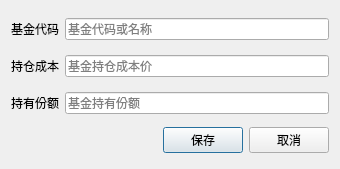
<?xml version="1.0" encoding="UTF-8"?>
<ui version="4.0">
 <class>AddFundDialog</class>
 <widget class="QDialog" name="AddFundDialog">
  <property name="geometry">
   <rect>
    <x>0</x>
    <y>0</y>
    <width>340</width>
    <height>169</height>
   </rect>
  </property>
  <property name="windowTitle">
   <string>Dialog</string>
  </property>
  <layout class="QGridLayout" name="gridLayout">
   <property name="bottomMargin">
    <number>9</number>
   </property>
   <item row="2" column="2">
    <widget class="QPushButton" name="cancelBtn">
     <property name="focusPolicy">
      <enum>Qt::NoFocus</enum>
     </property>
     <property name="text">
      <string>取消</string>
     </property>
    </widget>
   </item>
   <item row="2" column="1">
    <widget class="QPushButton" name="saveBtn">
     <property name="focusPolicy">
      <enum>Qt::TabFocus</enum>
     </property>
     <property name="text">
      <string>保存</string>
     </property>
     <property name="shortcut">
      <string>Return</string>
     </property>
    </widget>
   </item>
   <item row="2" column="0">
    <spacer name="horizontalSpacer">
     <property name="orientation">
      <enum>Qt::Horizontal</enum>
     </property>
     <property name="sizeHint" stdset="0">
      <size>
       <width>40</width>
       <height>20</height>
      </size>
     </property>
    </spacer>
   </item>
   <item row="0" column="0" colspan="3">
    <layout class="QGridLayout" name="gridLayout_2">
     <property name="verticalSpacing">
      <number>15</number>
     </property>
     <item row="0" column="0">
      <widget class="QLabel" name="Label">
       <property name="text">
        <string>基金代码</string>
       </property>
      </widget>
     </item>
     <item row="0" column="1">
      <widget class="QLineEdit" name="fundCode">
       <property name="placeholderText">
        <string>基金代码或名称</string>
       </property>
       <property name="clearButtonEnabled">
        <bool>true</bool>
       </property>
      </widget>
     </item>
     <item row="1" column="0">
      <widget class="QLabel" name="Label_2">
       <property name="text">
        <string>持仓成本</string>
       </property>
      </widget>
     </item>
     <item row="1" column="1">
      <widget class="QLineEdit" name="fundCost">
       <property name="placeholderText">
        <string>基金持仓成本价</string>
       </property>
       <property name="clearButtonEnabled">
        <bool>true</bool>
       </property>
      </widget>
     </item>
     <item row="2" column="0">
      <widget class="QLabel" name="Label_3">
       <property name="text">
        <string>持有份额</string>
       </property>
      </widget>
     </item>
     <item row="2" column="1">
      <widget class="QLineEdit" name="fundUnits">
       <property name="placeholderText">
        <string>基金持有份额</string>
       </property>
       <property name="clearButtonEnabled">
        <bool>true</bool>
       </property>
      </widget>
     </item>
    </layout>
   </item>
  </layout>
 </widget>
 <tabstops>
  <tabstop>fundCode</tabstop>
  <tabstop>fundCost</tabstop>
  <tabstop>fundUnits</tabstop>
  <tabstop>saveBtn</tabstop>
  <tabstop>cancelBtn</tabstop>
 </tabstops>
 <resources/>
 <connections>
  <connection>
   <sender>saveBtn</sender>
   <signal>clicked()</signal>
   <receiver>AddFundDialog</receiver>
   <slot>accept()</slot>
   <hints>
    <hint type="sourcelabel">
     <x>198</x>
     <y>145</y>
    </hint>
    <hint type="destinationlabel">
     <x>151</x>
     <y>138</y>
    </hint>
   </hints>
  </connection>
  <connection>
   <sender>cancelBtn</sender>
   <signal>clicked()</signal>
   <receiver>AddFundDialog</receiver>
   <slot>reject()</slot>
   <hints>
    <hint type="sourcelabel">
     <x>292</x>
     <y>147</y>
    </hint>
    <hint type="destinationlabel">
     <x>336</x>
     <y>132</y>
    </hint>
   </hints>
  </connection>
 </connections>
</ui>
